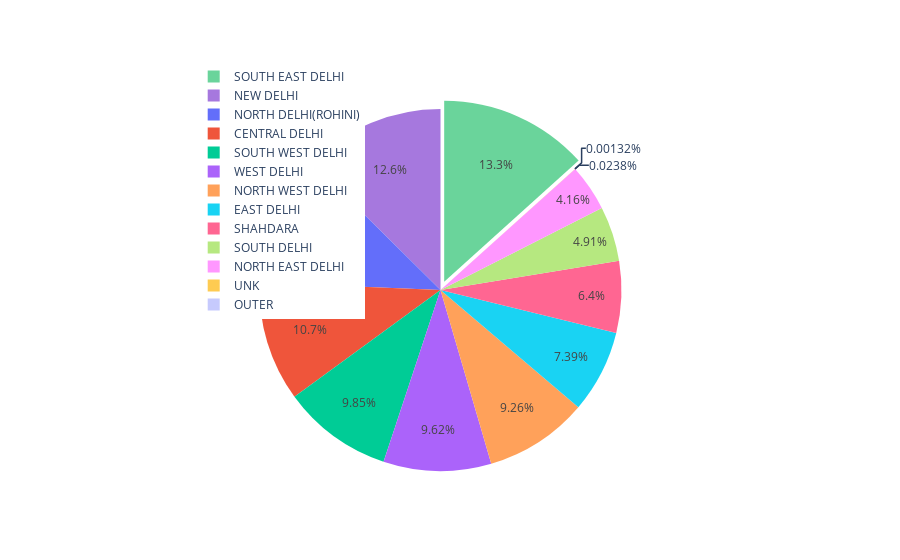

The cell this chart's notebook holds for it:
### Code cell
col = "DISTRICT"
grouped = df[col].value_counts().reset_index()
grouped = grouped.rename(columns = {col : "count", "index" : col})

## plot
trace = go.Pie(labels=grouped[col], values=grouped['count'], pull=[0.05, 0], marker=dict(colors=["#6ad49b", "#a678de"]))
layout = go.Layout(title="", height=600, legend=dict(x=0.1, y=1.1))
fig = go.Figure(data = [trace], layout = layout)
iplot(fig)

### Figure 1 — Plotly figure (JSON) as saved in the notebook; plotly's stock layout.template omitted (floating-point values rounded to 4 significant figures)
{"data": [{"labels": ["SOUTH EAST DELHI", "NEW DELHI", "NORTH DELHI(ROHINI)", "CENTRAL DELHI", "SOUTH WEST DELHI", "WEST DELHI", "NORTH WEST DELHI", "EAST DELHI", "SHAHDARA", "SOUTH DELHI", "NORTH EAST DELHI", "UNK", "OUTER"], "marker": {"colors": ["#6ad49b", "#a678de"]}, "pull": [0.05, 0], "type": "pie", "values": [10096, 9529, 8903, 8119, 7462, 7289, 7013, 5599, 4850, 3716, 3153, 18, 1]}], "layout": {"legend": {"x": 0.1, "y": 1.1}, "title": {"text": ""}, "autosize": true}}
